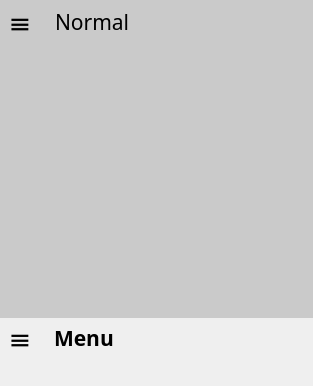
<?xml version="1.0" encoding="UTF-8"?>
<ui version="4.0">
 <class>MainWindow</class>
 <widget class="QMainWindow" name="MainWindow">
  <property name="geometry">
   <rect>
    <x>0</x>
    <y>0</y>
    <width>313</width>
    <height>386</height>
   </rect>
  </property>
  <property name="windowTitle">
   <string>Calculator</string>
  </property>
  <property name="windowIcon">
   <iconset resource="../qrc/resources.qrc">
    <normaloff>:/resource/icon.ico</normaloff>:/resource/icon.ico</iconset>
  </property>
  <property name="styleSheet">
   <string notr="true"/>
  </property>
  <widget class="QWidget" name="centralWidget">
   <property name="sizePolicy">
    <sizepolicy hsizetype="Expanding" vsizetype="Expanding">
     <horstretch>0</horstretch>
     <verstretch>0</verstretch>
    </sizepolicy>
   </property>
   <property name="styleSheet">
    <string notr="true">background-color: rgb(202, 202, 202)</string>
   </property>
   <layout class="QVBoxLayout" name="verticalLayout_2">
    <property name="leftMargin">
     <number>0</number>
    </property>
    <property name="topMargin">
     <number>0</number>
    </property>
    <property name="rightMargin">
     <number>0</number>
    </property>
    <property name="bottomMargin">
     <number>0</number>
    </property>
    <item>
     <layout class="QVBoxLayout" name="verticalLayout">
      <property name="spacing">
       <number>0</number>
      </property>
      <property name="leftMargin">
       <number>0</number>
      </property>
      <property name="topMargin">
       <number>0</number>
      </property>
      <property name="rightMargin">
       <number>0</number>
      </property>
      <property name="bottomMargin">
       <number>0</number>
      </property>
      <item>
       <widget class="QWidget" name="titleWidget" native="true">
        <property name="sizePolicy">
         <sizepolicy hsizetype="Preferred" vsizetype="Fixed">
          <horstretch>0</horstretch>
          <verstretch>0</verstretch>
         </sizepolicy>
        </property>
        <property name="minimumSize">
         <size>
          <width>0</width>
          <height>44</height>
         </size>
        </property>
        <property name="maximumSize">
         <size>
          <width>16777215</width>
          <height>44</height>
         </size>
        </property>
        <layout class="QHBoxLayout" name="horizontalLayout" stretch="0,0">
         <property name="spacing">
          <number>15</number>
         </property>
         <property name="leftMargin">
          <number>0</number>
         </property>
         <property name="topMargin">
          <number>0</number>
         </property>
         <property name="rightMargin">
          <number>0</number>
         </property>
         <property name="bottomMargin">
          <number>0</number>
         </property>
         <item>
          <widget class="QToolButton" name="menuButton">
           <property name="sizePolicy">
            <sizepolicy hsizetype="Fixed" vsizetype="Fixed">
             <horstretch>0</horstretch>
             <verstretch>0</verstretch>
            </sizepolicy>
           </property>
           <property name="maximumSize">
            <size>
             <width>40</width>
             <height>16777215</height>
            </size>
           </property>
           <property name="sizeIncrement">
            <size>
             <width>0</width>
             <height>0</height>
            </size>
           </property>
           <property name="font">
            <font>
             <family>Agency FB</family>
             <pointsize>20</pointsize>
            </font>
           </property>
           <property name="styleSheet">
            <string notr="true">QToolButton{border: none}
QToolButton:hover{background-color: rgb(216, 216, 216);}</string>
           </property>
           <property name="text">
            <string>≡</string>
           </property>
          </widget>
         </item>
         <item>
          <widget class="QLabel" name="titleLabel">
           <property name="sizePolicy">
            <sizepolicy hsizetype="Preferred" vsizetype="Fixed">
             <horstretch>0</horstretch>
             <verstretch>0</verstretch>
            </sizepolicy>
           </property>
           <property name="font">
            <font>
             <family>맑은 고딕</family>
             <pointsize>16</pointsize>
             <weight>50</weight>
             <bold>false</bold>
            </font>
           </property>
           <property name="text">
            <string>Normal</string>
           </property>
           <property name="alignment">
            <set>Qt::AlignLeading|Qt::AlignLeft|Qt::AlignVCenter</set>
           </property>
          </widget>
         </item>
        </layout>
       </widget>
      </item>
      <item>
       <widget class="QStackedWidget" name="contentWidget">
        <property name="sizePolicy">
         <sizepolicy hsizetype="Expanding" vsizetype="Expanding">
          <horstretch>0</horstretch>
          <verstretch>0</verstretch>
         </sizepolicy>
        </property>
       </widget>
      </item>
     </layout>
    </item>
    <item>
     <widget class="QScrollArea" name="menubarScrollArea">
      <property name="sizePolicy">
       <sizepolicy hsizetype="Preferred" vsizetype="Preferred">
        <horstretch>0</horstretch>
        <verstretch>0</verstretch>
       </sizepolicy>
      </property>
      <property name="styleSheet">
       <string notr="true">border: none;
background-color: rgb(239, 239, 239);</string>
      </property>
      <property name="verticalScrollBarPolicy">
       <enum>Qt::ScrollBarAsNeeded</enum>
      </property>
      <property name="horizontalScrollBarPolicy">
       <enum>Qt::ScrollBarAsNeeded</enum>
      </property>
      <property name="widgetResizable">
       <bool>true</bool>
      </property>
      <widget class="QWidget" name="scrollAreaWidgetContents">
       <property name="geometry">
        <rect>
         <x>0</x>
         <y>0</y>
         <width>313</width>
         <height>69</height>
        </rect>
       </property>
       <property name="minimumSize">
        <size>
         <width>200</width>
         <height>0</height>
        </size>
       </property>
       <widget class="QWidget" name="menuTitleWidget" native="true">
        <property name="geometry">
         <rect>
          <x>0</x>
          <y>0</y>
          <width>180</width>
          <height>40</height>
         </rect>
        </property>
        <property name="sizePolicy">
         <sizepolicy hsizetype="Preferred" vsizetype="Preferred">
          <horstretch>0</horstretch>
          <verstretch>0</verstretch>
         </sizepolicy>
        </property>
        <property name="minimumSize">
         <size>
          <width>180</width>
          <height>40</height>
         </size>
        </property>
        <property name="maximumSize">
         <size>
          <width>180</width>
          <height>40</height>
         </size>
        </property>
        <layout class="QHBoxLayout" name="horizontalLayout_2">
         <property name="spacing">
          <number>14</number>
         </property>
         <property name="leftMargin">
          <number>0</number>
         </property>
         <property name="topMargin">
          <number>0</number>
         </property>
         <property name="rightMargin">
          <number>0</number>
         </property>
         <property name="bottomMargin">
          <number>0</number>
         </property>
         <item>
          <widget class="QToolButton" name="menuCloseButton">
           <property name="sizePolicy">
            <sizepolicy hsizetype="Fixed" vsizetype="Fixed">
             <horstretch>0</horstretch>
             <verstretch>0</verstretch>
            </sizepolicy>
           </property>
           <property name="maximumSize">
            <size>
             <width>40</width>
             <height>16777215</height>
            </size>
           </property>
           <property name="sizeIncrement">
            <size>
             <width>0</width>
             <height>0</height>
            </size>
           </property>
           <property name="font">
            <font>
             <family>Agency FB</family>
             <pointsize>20</pointsize>
            </font>
           </property>
           <property name="styleSheet">
            <string notr="true">QToolButton:hover{background-color: rgb(216, 216, 216);}</string>
           </property>
           <property name="text">
            <string>≡</string>
           </property>
          </widget>
         </item>
         <item>
          <widget class="QLabel" name="menuTitleLabel">
           <property name="font">
            <font>
             <family>맑은 고딕</family>
             <pointsize>16</pointsize>
             <weight>75</weight>
             <bold>true</bold>
            </font>
           </property>
           <property name="text">
            <string>Menu</string>
           </property>
          </widget>
         </item>
        </layout>
       </widget>
      </widget>
     </widget>
    </item>
   </layout>
  </widget>
 </widget>
 <layoutdefault spacing="6" margin="11"/>
 <resources>
  <include location="../qrc/resources.qrc"/>
 </resources>
 <connections/>
</ui>
